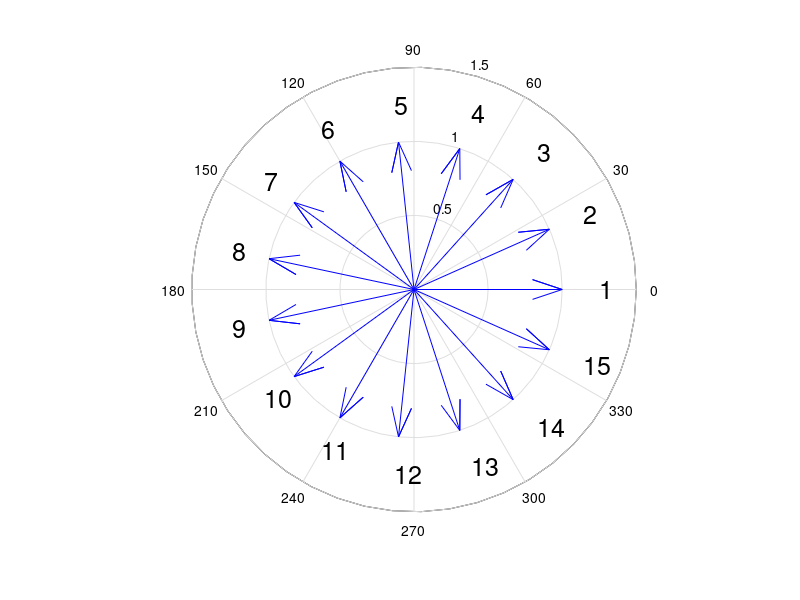

The MATLAB script that drew this image:
% AutoWindingDC.m
% For arranging DC machine's windings and auto excitation arrangement in Ansys Maxwell.
% By JIANG M. Y. on 2021-08-04.

% ===Instruction===
% 1. Fill the "input" according to your model.
% 2. Run the script in "Tools > Run script"
% 3. The name of winding terminal should be in the form of "TerminalName_TerminalNumber", (e.g. Terminal_3). 

clear all
clc

% Input 
mode=2;         
% mode=1 for single layer auto winding excitation arrangement in Maxwell 2D 
% mode=2 for double layer auto winding excitation arrangement in Maxwell 2D
% mode=3 for single layer auto winding excitation arrangement in Maxwell 3D
% mode=4 for double layer auto winding excitation arrangement in Maxwell 3D
% mode=5 for winding arrangement display only
OutputFilename='testDC.vbs';        % Filename of .vbs
ProjectName='DCPM-1';         % Filename of .aedt
DesignName='noload';        % Name of the design
TerminalName1='Coil';     % Name of the winding terminal
TerminalName2='Coilu';     % Name of the winding terminal (For mode 2 and mode 4)

p=2;       % Pole pairs
z=30;       % Slots

Nc=0;        % Number of one layer conductors, Nc=0 for already set
FlagCreateWinding=1;    % Switch of create winding, 1 for need to create, 0 for no need
%=========================================================
alf=p*360/z;        % Electric angle between two slots in deg
y1=floor(z/(2*p)); % Length of the winding in slots

fprintf('Pole-pair number= %d\n',p)
fprintf('Slots= %d\n',z)
% Calculate the electric angle of every slot (0 deg - 359 deg)
for i=1:z
    slot_deg(i)=(i-1)*alf+0.0001;
    while(1)
        if slot_deg(i)>=360
            slot_deg(i)=slot_deg(i)-360;
        else
            break
        end
    end
end

% Plot slot-star vectogram
n = z / gcd(z,p);
if n == p
    n = 2*n;
end
for i=1:n
    c(i)=complex(cosd(slot_deg(i)),sind(slot_deg(i)));
end
compass(c)
for i=1:n
    text(1.25*cosd(slot_deg(i)),1.25*sind(slot_deg(i)),num2str(i),'FontSize',18);
end

% Judge winding type
z1=z/gcd(p,z);
p1=p/gcd(p,z);
if mod(z1,2)==0
    FlagWindingType=1; 
    fprintf('Winding type: Lap coil\n')
else
    FlagWindingType=2; 
    fprintf('Winding type: Wave coil\n')
end



% Arrange slots to windings
    for i=1:z1
        for j=1:gcd(p,z)
            WindingSlot(i,1+(j-1)*2)=i+(j-1)*z1;
            WindingSlot(i,2+(j-1)*2)=-(i+(j-1)*z1+y1);
        end
    end
[row,col]=size(WindingSlot);
for i=1:row
    for j=1:col
        if WindingSlot(i,j)>z
            WindingSlot(i,j)=WindingSlot(i,j)-z;
        elseif WindingSlot(i,j)<-z
            WindingSlot(i,j)=WindingSlot(i,j)+z;
        end
    end
end
% Arrange windings to slots
WindingSlot=ceil(WindingSlot);
[row, col]=size(WindingSlot);
for i=1:row
    for j=1:col
        if WindingSlot(i,j)<0
            SLOT(1,-WindingSlot(i,j))=-i;
        else
            SLOT(2,WindingSlot(i,j))=i;
        end
    end
end

for i=1:z
    SLOT(3,i)=i-1;
end

% Winding connection
if FlagWindingType==1
    for i=1:z1
        CONNECT(i)=i;
    end
elseif FlagWindingType==2
    y2=(z1-1)/p1;
    for i=1:z1
        CONNECT(i)=1+(i-1)*y2;
        while CONNECT(i)>z
            CONNECT(i)=CONNECT(i)-z;
        end
    end
end
fprintf('Winding connection:\n')
for i=1:length(CONNECT)
    fprintf('%d-',CONNECT(i))
end
fprintf('1 (loop)\n')

% .vbs output
if mode~=5
    % Configure output file
    Dat=fopen(OutputFilename,'w');
    fprintf(Dat,'''------------------------------------------\n');
    fprintf(Dat,'''AutoWinding by JIANG M. Y.\n');
    fprintf(Dat,'''Last Modified: %s\n',datestr(now,31));
    fprintf(Dat,'''------------------------------------------\n');
    fclose(Dat);
    fid=fopen(OutputFilename,'a');
    % ---Prefix---
    fprintf(fid,'Dim oAnsoftApp\n');
    fprintf(fid,'Dim oDesktop \n');
    fprintf(fid,'Dim oProject \n');
    fprintf(fid,'Dim oDesign \n');
    fprintf(fid,'Dim oEditor\n');
    fprintf(fid,'Dim oModule\n');
    fprintf(fid,'Set oAnsoftApp = CreateObject("Ansoft.ElectronicsDesktop")\n');
    fprintf(fid,'Set oDesktop = oAnsoftApp.GetAppDesktop()\n');
    fprintf(fid,'oDesktop.RestoreWindow\n');
    % ---Set---
    fprintf(fid,'Set oProject = oDesktop.SetActiveProject("%s")\n',ProjectName);
    fprintf(fid,'Set oDesign = oProject.SetActiveDesign("%s")\n',DesignName);
    fprintf(fid,'Set oModule = oDesign.GetModule("BoundarySetup")\n');
    % ---Add the number of conducters per layer
    if Nc~=0
        fprintf(fid,'oDesign.ChangeProperty Array("NAME:AllTabs", Array("NAME:LocalVariableTab", Array("NAME:PropServers",  _\n');
        fprintf(fid,'  "LocalVariables"), Array("NAME:NewProps", Array("NAME:N", "PropType:=", "VariableProp", "UserDef:=",  _\n');
        fprintf(fid,'  true, "Value:=", "%d"))))\n',Nc);
    end
    % ---Add winding---
    if FlagCreateWinding==1
        for i=1:z/p
            fprintf(fid,'oModule.AssignWindingGroup Array("NAME:Winding%d", "Type:=", "External", "IsSolid:=",  _\n',i);
            fprintf(fid,'  false, "Current:=", "0mA", "Resistance:=", "0ohm", "Inductance:=", "0nH", "Voltage:=",  _\n');
            fprintf(fid,'  "0mV", "ParallelBranchesNum:=", "1")\n');
        end
    end
    % ---Arrange winding---
    
    for i=1:length(SLOT)
        if mode==1 || mode==2
            fprintf(fid,'oModule.AssignCoil Array("NAME:%s_%d", "Objects:=", Array( _\n',TerminalName1,SLOT(3,i));
        else
            fprintf(fid,'oModule.AssignCoilTerminal Array("NAME:%s_%d", "Objects:=", Array( _\n',TerminalName1,SLOT(3,i));
        end
        
        if i==1
            fprintf(fid,'  "%s"), "Conductor number:=", "N", ',TerminalName1);
        else
            fprintf(fid,'  "%s_%d"), "Conductor number:=", "N", ',TerminalName1,SLOT(3,i));
        end
        if SLOT(2,i)>0
            if mode==1 || mode==2
                fprintf(fid,'"PolarityType:=", "Positive")\n');
            else
                fprintf(fid,'"Point out of terminal:=", false)\n');
            end
        else
            if mode==1 || mode==2
                fprintf(fid,'"PolarityType:=", "Negative")\n');
            else
                fprintf(fid,'"Point out of terminal:=", true)\n');
            end
        end
        if mode==1 || mode==2
            fprintf(fid,'oModule.AddWindingCoils ');
        else
            fprintf(fid,'oModule.AddWindingTerminals ');
        end
            fprintf(fid,'"Winding%d", Array("%s_%d")\n',abs(SLOT(2,i)),TerminalName1,SLOT(3,i));
    end
    
    
    if mode==2 || mode==4
        for i=1:length(SLOT)
            if mode==1 || mode==2
                fprintf(fid,'oModule.AssignCoil Array("NAME:%s_%d", "Objects:=", Array( _\n',TerminalName2,SLOT(3,i));
            else
                fprintf(fid,'oModule.AssignCoilTerminal Array("NAME:%s_%d", "Objects:=", Array( _\n',TerminalName2,SLOT(3,i));
            end
            
            if i==1
                fprintf(fid,'  "%s"), "Conductor number:=", "N", ',TerminalName2);
            else
                fprintf(fid,'  "%s_%d"), "Conductor number:=", "N", ',TerminalName2,SLOT(3,i));
            end
            if SLOT(1,i)>0
                if mode==2
                    fprintf(fid,'"PolarityType:=", "Positive")\n');
                else
                    fprintf(fid,'"Point out of terminal:=", false)\n');
                end
            else
                if mode==2
                    fprintf(fid,'"PolarityType:=", "Negative")\n');
                else
                    fprintf(fid,'"Point out of terminal:=", true)\n');
                end
            end
            if mode==1 || mode==2
                fprintf(fid,'oModule.AddWindingCoils ');
            else
                fprintf(fid,'oModule.AddWindingTerminals ');
            end
            fprintf(fid,'"Winding%d", Array("%s_%d")\n',abs(SLOT(1,i)),TerminalName2,SLOT(3,i));
        end
    end
    fclose('all');
end
